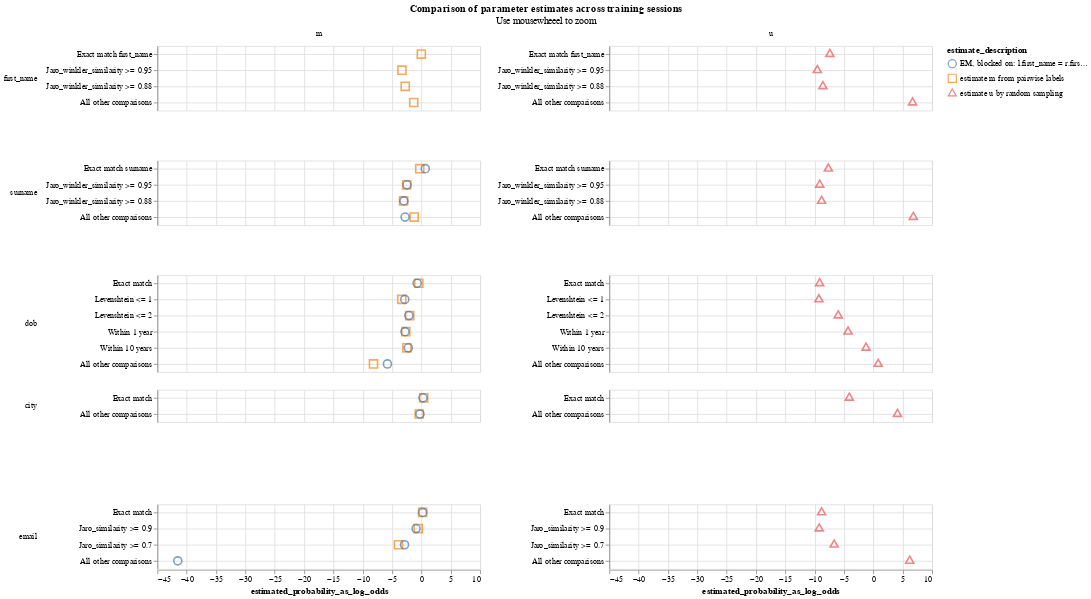

Notebook cell for this chart:
### Code cell
linker.parameter_estimate_comparisons_chart()

### Figure 1 — Vega-Lite specification as saved in the notebook (floating-point values rounded to 4 significant figures)
{"$schema": "https://vega.github.io/schema/vega-lite/v5.2.0.json", "config": {"title": {"anchor": "middle"}, "view": {"continuousHeight": 300, "continuousWidth": 400}}, "data": {"values": [{"comparison_level_label": "Exact match first_name", "comparison_name": "first_name", "comparison_sort_order": 0, "comparison_vector_value": 3, "estimate_description": "estimate u by random sampling", "estimated_probability": 0.005794, "estimated_probability_as_log_odds": -7.423, "m_or_u": "u", "sql_condition": "\"first_name_l\" = \"first_name_r\""}, {"comparison_level_label": "Exact match first_name", "comparison_name": "first_name", "comparison_sort_order": 0, "comparison_vector_value": 3, "estimate_description": "estimate m from pairwise labels", "estimated_probability": 0.4954, "estimated_probability_as_log_odds": -0.02655, "m_or_u": "m", "sql_condition": "\"first_name_l\" = \"first_name_r\""}, {"comparison_level_label": "Jaro_winkler_similarity >= 0.95", "comparison_name": "first_name", "comparison_sort_order": 0, "comparison_vector_value": 2, "estimate_description": "estimate u by random sampling", "estimated_probability": 0.001325, "estimated_probability_as_log_odds": -9.558, "m_or_u": "u", "sql_condition": "jaro_winkler_similarity(\"first_name_l\", \"first_name_r\") >= 0.95"}, {"comparison_level_label": "Jaro_winkler_similarity >= 0.95", "comparison_name": "first_name", "comparison_sort_order": 0, "comparison_vector_value": 2, "estimate_description": "estimate m from pairwise labels", "estimated_probability": 0.09059, "estimated_probability_as_log_odds": -3.328, "m_or_u": "m", "sql_condition": "jaro_winkler_similarity(\"first_name_l\", \"first_name_r\") >= 0.95"}, {"comparison_level_label": "Jaro_winkler_similarity >= 0.88", "comparison_name": "first_name", "comparison_sort_order": 0, "comparison_vector_value": 1, "estimate_description": "estimate u by random sampling", "estimated_probability": 0.002566, "estimated_probability_as_log_odds": -8.602, "m_or_u": "u", "sql_condition": "jaro_winkler_similarity(\"first_name_l\", \"first_name_r\") >= 0.88"}, {"comparison_level_label": "Jaro_winkler_similarity >= 0.88", "comparison_name": "first_name", "comparison_sort_order": 0, "comparison_vector_value": 1, "estimate_description": "estimate m from pairwise labels", "estimated_probability": 0.1281, "estimated_probability_as_log_odds": -2.767, "m_or_u": "m", "sql_condition": "jaro_winkler_similarity(\"first_name_l\", \"first_name_r\") >= 0.88"}, {"comparison_level_label": "All other comparisons", "comparison_name": "first_name", "comparison_sort_order": 0, "comparison_vector_value": 0, "estimate_description": "estimate u by random sampling", "estimated_probability": 0.9903, "estimated_probability_as_log_odds": 6.676, "m_or_u": "u", "sql_condition": "ELSE"}, {"comparison_level_label": "All other comparisons", "comparison_name": "first_name", "comparison_sort_order": 0, "comparison_vector_value": 0, "estimate_description": "estimate m from pairwise labels", "estimated_probability": 0.2859, "estimated_probability_as_log_odds": -1.32, "m_or_u": "m", "sql_condition": "ELSE"}, {"comparison_level_label": "Exact match surname", "comparison_name": "surname", "comparison_sort_order": 1, "comparison_vector_value": 3, "estimate_description": "estimate u by random sampling", "estimated_probability": 0.00489, "estimated_probability_as_log_odds": -7.669, "m_or_u": "u", "sql_condition": "\"surname_l\" = \"surname_r\""}, {"comparison_level_label": "Exact match surname", "comparison_name": "surname", "comparison_sort_order": 1, "comparison_vector_value": 3, "estimate_description": "estimate m from pairwise labels", "estimated_probability": 0.4485, "estimated_probability_as_log_odds": -0.2981, "m_or_u": "m", "sql_condition": "\"surname_l\" = \"surname_r\""}, {"comparison_level_label": "Exact match surname", "comparison_name": "surname", "comparison_sort_order": 1, "comparison_vector_value": 3, "estimate_description": "EM, blocked on: l.first_name = r.first_name", "estimated_probability": 0.6097, "estimated_probability_as_log_odds": 0.6435, "m_or_u": "m", "sql_condition": "\"surname_l\" = \"surname_r\""}, {"comparison_level_label": "Jaro_winkler_similarity >= 0.95", "comparison_name": "surname", "comparison_sort_order": 1, "comparison_vector_value": 2, "estimate_description": "estimate u by random sampling", "estimated_probability": 0.001767, "estimated_probability_as_log_odds": -9.142, "m_or_u": "u", "sql_condition": "jaro_winkler_similarity(\"surname_l\", \"surname_r\") >= 0.95"}, {"comparison_level_label": "Jaro_winkler_similarity >= 0.95", "comparison_name": "surname", "comparison_sort_order": 1, "comparison_vector_value": 2, "estimate_description": "estimate m from pairwise labels", "estimated_probability": 0.1478, "estimated_probability_as_log_odds": -2.528, "m_or_u": "m", "sql_condition": "jaro_winkler_similarity(\"surname_l\", \"surname_r\") >= 0.95"}, {"comparison_level_label": "Jaro_winkler_similarity >= 0.95", "comparison_name": "surname", "comparison_sort_order": 1, "comparison_vector_value": 2, "estimate_description": "EM, blocked on: l.first_name = r.first_name", "estimated_probability": 0.1531, "estimated_probability_as_log_odds": -2.468, "m_or_u": "m", "sql_condition": "jaro_winkler_similarity(\"surname_l\", \"surname_r\") >= 0.95"}, {"comparison_level_label": "Jaro_winkler_similarity >= 0.88", "comparison_name": "surname", "comparison_sort_order": 1, "comparison_vector_value": 1, "estimate_description": "estimate u by random sampling", "estimated_probability": 0.002203, "estimated_probability_as_log_odds": -8.823, "m_or_u": "u", "sql_condition": "jaro_winkler_similarity(\"surname_l\", \"surname_r\") >= 0.88"}, {"comparison_level_label": "Jaro_winkler_similarity >= 0.88", "comparison_name": "surname", "comparison_sort_order": 1, "comparison_vector_value": 1, "estimate_description": "estimate m from pairwise labels", "estimated_probability": 0.1081, "estimated_probability_as_log_odds": -3.045, "m_or_u": "m", "sql_condition": "jaro_winkler_similarity(\"surname_l\", \"surname_r\") >= 0.88"}, {"comparison_level_label": "Jaro_winkler_similarity >= 0.88", "comparison_name": "surname", "comparison_sort_order": 1, "comparison_vector_value": 1, "estimate_description": "EM, blocked on: l.first_name = r.first_name", "estimated_probability": 0.111, "estimated_probability_as_log_odds": -3.001, "m_or_u": "m", "sql_condition": "jaro_winkler_similarity(\"surname_l\", \"surname_r\") >= 0.88"}, {"comparison_level_label": "All other comparisons", "comparison_name": "surname", "comparison_sort_order": 1, "comparison_vector_value": 0, "estimate_description": "estimate u by random sampling", "estimated_probability": 0.9911, "estimated_probability_as_log_odds": 6.806, "m_or_u": "u", "sql_condition": "ELSE"}, {"comparison_level_label": "All other comparisons", "comparison_name": "surname", "comparison_sort_order": 1, "comparison_vector_value": 0, "estimate_description": "estimate m from pairwise labels", "estimated_probability": 0.2956, "estimated_probability_as_log_odds": -1.253, "m_or_u": "m", "sql_condition": "ELSE"}, {"comparison_level_label": "All other comparisons", "comparison_name": "surname", "comparison_sort_order": 1, "comparison_vector_value": 0, "estimate_description": "EM, blocked on: l.first_name = r.first_name", "estimated_probability": 0.1262, "estimated_probability_as_log_odds": -2.792, "m_or_u": "m", "sql_condition": "ELSE"}, {"comparison_level_label": "Exact match", "comparison_name": "dob", "comparison_sort_order": 2, "comparison_vector_value": 5, "estimate_description": "estimate u by random sampling", "estimated_probability": 0.001748, "estimated_probability_as_log_odds": -9.158, "m_or_u": "u", "sql_condition": "\"dob_l\" = \"dob_r\""}, {"comparison_level_label": "Exact match", "comparison_name": "dob", "comparison_sort_order": 2, "comparison_vector_value": 5, "estimate_description": "estimate m from pairwise labels", "estimated_probability": 0.4215, "estimated_probability_as_log_odds": -0.457, "m_or_u": "m", "sql_condition": "\"dob_l\" = \"dob_r\""}, {"comparison_level_label": "Exact match", "comparison_name": "dob", "comparison_sort_order": 2, "comparison_vector_value": 5, "estimate_description": "EM, blocked on: l.first_name = r.first_name", "estimated_probability": 0.3756, "estimated_probability_as_log_odds": -0.7333, "m_or_u": "m", "sql_condition": "\"dob_l\" = \"dob_r\""}, {"comparison_level_label": "Levenshtein <= 1", "comparison_name": "dob", "comparison_sort_order": 2, "comparison_vector_value": 4, "estimate_description": "estimate u by random sampling", "estimated_probability": 0.001602, "estimated_probability_as_log_odds": -9.284, "m_or_u": "u", "sql_condition": "levenshtein(\"dob_l\", \"dob_r\") <= 1"}, {"comparison_level_label": "Levenshtein <= 1", "comparison_name": "dob", "comparison_sort_order": 2, "comparison_vector_value": 4, "estimate_description": "estimate m from pairwise labels", "estimated_probability": 0.08863, "estimated_probability_as_log_odds": -3.362, "m_or_u": "m", "sql_condition": "levenshtein(\"dob_l\", \"dob_r\") <= 1"}, {"comparison_level_label": "Levenshtein <= 1", "comparison_name": "dob", "comparison_sort_order": 2, "comparison_vector_value": 4, "estimate_description": "EM, blocked on: l.first_name = r.first_name", "estimated_probability": 0.1224, "estimated_probability_as_log_odds": -2.843, "m_or_u": "m", "sql_condition": "levenshtein(\"dob_l\", \"dob_r\") <= 1"}, {"comparison_level_label": "Levenshtein <= 2", "comparison_name": "dob", "comparison_sort_order": 2, "comparison_vector_value": 3, "estimate_description": "estimate u by random sampling", "estimated_probability": 0.01552, "estimated_probability_as_log_odds": -5.987, "m_or_u": "u", "sql_condition": "levenshtein(\"dob_l\", \"dob_r\") <= 2"}, {"comparison_level_label": "Levenshtein <= 2", "comparison_name": "dob", "comparison_sort_order": 2, "comparison_vector_value": 3, "estimate_description": "estimate m from pairwise labels", "estimated_probability": 0.1994, "estimated_probability_as_log_odds": -2.005, "m_or_u": "m", "sql_condition": "levenshtein(\"dob_l\", \"dob_r\") <= 2"}, {"comparison_level_label": "Levenshtein <= 2", "comparison_name": "dob", "comparison_sort_order": 2, "comparison_vector_value": 3, "estimate_description": "EM, blocked on: l.first_name = r.first_name", "estimated_probability": 0.1848, "estimated_probability_as_log_odds": -2.141, "m_or_u": "m", "sql_condition": "levenshtein(\"dob_l\", \"dob_r\") <= 2"}, {"comparison_level_label": "Within 1 year", "comparison_name": "dob", "comparison_sort_order": 2, "comparison_vector_value": 2, "estimate_description": "estimate u by random sampling", "estimated_probability": 0.04797, "estimated_probability_as_log_odds": -4.311, "m_or_u": "u", "sql_condition": "\n            abs(date_diff('year',strptime(\"dob_l\",\n              '%Y-%m-%d'),strptime(\"dob_r\",\n              '%Y-%m-%d'))) <= 1\n        "}, {"comparison_level_label": "Within 1 year", "comparison_name": "dob", "comparison_sort_order": 2, "comparison_vector_value": 2, "estimate_description": "estimate m from pairwise labels", "estimated_probability": 0.1359, "estimated_probability_as_log_odds": -2.669, "m_or_u": "m", "sql_condition": "\n            abs(date_diff('year',strptime(\"dob_l\",\n              '%Y-%m-%d'),strptime(\"dob_r\",\n              '%Y-%m-%d'))) <= 1\n        "}, {"comparison_level_label": "Within 1 year", "comparison_name": "dob", "comparison_sort_order": 2, "comparison_vector_value": 2, "estimate_description": "EM, blocked on: l.first_name = r.first_name", "estimated_probability": 0.1252, "estimated_probability_as_log_odds": -2.804, "m_or_u": "m", "sql_condition": "\n            abs(date_diff('year',strptime(\"dob_l\",\n              '%Y-%m-%d'),strptime(\"dob_r\",\n              '%Y-%m-%d'))) <= 1\n        "}, {"comparison_level_label": "Within 10 years", "comparison_name": "dob", "comparison_sort_order": 2, "comparison_vector_value": 1, "estimate_description": "estimate u by random sampling", "estimated_probability": 0.2956, "estimated_probability_as_log_odds": -1.253, "m_or_u": "u", "sql_condition": "\n            abs(date_diff('year',strptime(\"dob_l\",\n              '%Y-%m-%d'),strptime(\"dob_r\",\n              '%Y-%m-%d'))) <= 10\n        "}, {"comparison_level_label": "Within 10 years", "comparison_name": "dob", "comparison_sort_order": 2, "comparison_vector_value": 1, "estimate_description": "estimate m from pairwise labels", "estimated_probability": 0.1512, "estimated_probability_as_log_odds": -2.489, "m_or_u": "m", "sql_condition": "\n            abs(date_diff('year',strptime(\"dob_l\",\n              '%Y-%m-%d'),strptime(\"dob_r\",\n              '%Y-%m-%d'))) <= 10\n        "}, {"comparison_level_label": "Within 10 years", "comparison_name": "dob", "comparison_sort_order": 2, "comparison_vector_value": 1, "estimate_description": "EM, blocked on: l.first_name = r.first_name", "estimated_probability": 0.1744, "estimated_probability_as_log_odds": -2.243, "m_or_u": "m", "sql_condition": "\n            abs(date_diff('year',strptime(\"dob_l\",\n              '%Y-%m-%d'),strptime(\"dob_r\",\n              '%Y-%m-%d'))) <= 10\n        "}, {"comparison_level_label": "All other comparisons", "comparison_name": "dob", "comparison_sort_order": 2, "comparison_vector_value": 0, "estimate_description": "estimate u by random sampling", "estimated_probability": 0.6375, "estimated_probability_as_log_odds": 0.8147, "m_or_u": "u", "sql_condition": "ELSE"}, {"comparison_level_label": "All other comparisons", "comparison_name": "dob", "comparison_sort_order": 2, "comparison_vector_value": 0, "estimate_description": "estimate m from pairwise labels", "estimated_probability": 0.003447, "estimated_probability_as_log_odds": -8.176, "m_or_u": "m", "sql_condition": "ELSE"}, {"comparison_level_label": "All other comparisons", "comparison_name": "dob", "comparison_sort_order": 2, "comparison_vector_value": 0, "estimate_description": "EM, blocked on: l.first_name = r.first_name", "estimated_probability": 0.01762, "estimated_probability_as_log_odds": -5.801, "m_or_u": "m", "sql_condition": "ELSE"}, {"comparison_level_label": "Exact match", "comparison_name": "city", "comparison_sort_order": 3, "comparison_vector_value": 1, "estimate_description": "estimate u by random sampling", "estimated_probability": 0.05515, "estimated_probability_as_log_odds": -4.099, "m_or_u": "u", "sql_condition": "\"city_l\" = \"city_r\""}, {"comparison_level_label": "Exact match", "comparison_name": "city", "comparison_sort_order": 3, "comparison_vector_value": 1, "estimate_description": "estimate m from pairwise labels", "estimated_probability": 0.5661, "estimated_probability_as_log_odds": 0.384, "m_or_u": "m", "sql_condition": "\"city_l\" = \"city_r\""}, {"comparison_level_label": "Exact match", "comparison_name": "city", "comparison_sort_order": 3, "comparison_vector_value": 1, "estimate_description": "EM, blocked on: l.first_name = r.first_name", "estimated_probability": 0.5453, "estimated_probability_as_log_odds": 0.2622, "m_or_u": "m", "sql_condition": "\"city_l\" = \"city_r\""}, {"comparison_level_label": "All other comparisons", "comparison_name": "city", "comparison_sort_order": 3, "comparison_vector_value": 0, "estimate_description": "estimate u by random sampling", "estimated_probability": 0.9449, "estimated_probability_as_log_odds": 4.099, "m_or_u": "u", "sql_condition": "ELSE"}, {"comparison_level_label": "All other comparisons", "comparison_name": "city", "comparison_sort_order": 3, "comparison_vector_value": 0, "estimate_description": "estimate m from pairwise labels", "estimated_probability": 0.4339, "estimated_probability_as_log_odds": -0.384, "m_or_u": "m", "sql_condition": "ELSE"}, {"comparison_level_label": "All other comparisons", "comparison_name": "city", "comparison_sort_order": 3, "comparison_vector_value": 0, "estimate_description": "EM, blocked on: l.first_name = r.first_name", "estimated_probability": 0.4547, "estimated_probability_as_log_odds": -0.2622, "m_or_u": "m", "sql_condition": "ELSE"}, {"comparison_level_label": "Exact match", "comparison_name": "email", "comparison_sort_order": 4, "comparison_vector_value": 3, "estimate_description": "estimate u by random sampling", "estimated_probability": 0.002194, "estimated_probability_as_log_odds": -8.829, "m_or_u": "u", "sql_condition": "\"email_l\" = \"email_r\""}, {"comparison_level_label": "Exact match", "comparison_name": "email", "comparison_sort_order": 4, "comparison_vector_value": 3, "estimate_description": "estimate m from pairwise labels", "estimated_probability": 0.5341, "estimated_probability_as_log_odds": 0.1969, "m_or_u": "m", "sql_condition": "\"email_l\" = \"email_r\""}, {"comparison_level_label": "Exact match", "comparison_name": "email", "comparison_sort_order": 4, "comparison_vector_value": 3, "estimate_description": "EM, blocked on: l.first_name = r.first_name", "estimated_probability": 0.5358, "estimated_probability_as_log_odds": 0.207, "m_or_u": "m", "sql_condition": "\"email_l\" = \"email_r\""}, {"comparison_level_label": "Jaro_similarity >= 0.9", "comparison_name": "email", "comparison_sort_order": 4, "comparison_vector_value": 2, "estimate_description": "estimate u by random sampling", "estimated_probability": 0.00166, "estimated_probability_as_log_odds": -9.232, "m_or_u": "u", "sql_condition": "jaro_similarity(\"email_l\", \"email_r\") >= 0.9"}, {"comparison_level_label": "Jaro_similarity >= 0.9", "comparison_name": "email", "comparison_sort_order": 4, "comparison_vector_value": 2, "estimate_description": "estimate m from pairwise labels", "estimated_probability": 0.4041, "estimated_probability_as_log_odds": -0.5605, "m_or_u": "m", "sql_condition": "jaro_similarity(\"email_l\", \"email_r\") >= 0.9"}, {"comparison_level_label": "Jaro_similarity >= 0.9", "comparison_name": "email", "comparison_sort_order": 4, "comparison_vector_value": 2, "estimate_description": "EM, blocked on: l.first_name = r.first_name", "estimated_probability": 0.345, "estimated_probability_as_log_odds": -0.9247, "m_or_u": "m", "sql_condition": "jaro_similarity(\"email_l\", \"email_r\") >= 0.9"}, {"comparison_level_label": "Jaro_similarity >= 0.7", "comparison_name": "email", "comparison_sort_order": 4, "comparison_vector_value": 1, "estimate_description": "estimate u by random sampling", "estimated_probability": 0.009602, "estimated_probability_as_log_odds": -6.688, "m_or_u": "u", "sql_condition": "jaro_similarity(\"email_l\", \"email_r\") >= 0.7"}, {"comparison_level_label": "Jaro_similarity >= 0.7", "comparison_name": "email", "comparison_sort_order": 4, "comparison_vector_value": 1, "estimate_description": "estimate m from pairwise labels", "estimated_probability": 0.06186, "estimated_probability_as_log_odds": -3.923, "m_or_u": "m", "sql_condition": "jaro_similarity(\"email_l\", \"email_r\") >= 0.7"}, {"comparison_level_label": "Jaro_similarity >= 0.7", "comparison_name": "email", "comparison_sort_order": 4, "comparison_vector_value": 1, "estimate_description": "EM, blocked on: l.first_name = r.first_name", "estimated_probability": 0.1192, "estimated_probability_as_log_odds": -2.886, "m_or_u": "m", "sql_condition": "jaro_similarity(\"email_l\", \"email_r\") >= 0.7"}, {"comparison_level_label": "All other comparisons", "comparison_name": "email", "comparison_sort_order": 4, "comparison_vector_value": 0, "estimate_description": "estimate u by random sampling", "estimated_probability": 0.9865, "estimated_probability_as_log_odds": 6.196, "m_or_u": "u", "sql_condition": "ELSE"}, {"comparison_level_label": "All other comparisons", "comparison_name": "email", "comparison_sort_order": 4, "comparison_vector_value": 0, "estimate_description": "estimate m from pairwise labels", "estimated_probability": "level not observed in training dataset", "estimated_probability_as_log_odds": null, "m_or_u": "m", "sql_condition": "ELSE"}, {"comparison_level_label": "All other comparisons", "comparison_name": "email", "comparison_sort_order": 4, "comparison_vector_value": 0, "estimate_description": "EM, blocked on: l.first_name = r.first_name", "estimated_probability": 3.167e-13, "estimated_probability_as_log_odds": -41.52, "m_or_u": "m", "sql_condition": "ELSE"}]}, "encoding": {"color": {"field": "estimate_description", "type": "nominal"}, "column": {"field": "m_or_u", "title": null, "type": "nominal"}, "row": {"field": "comparison_name", "header": {"labelAlign": "left", "labelAnchor": "middle", "labelAngle": 0}, "sort": {"field": "comparison_sort_order"}, "title": null, "type": "nominal"}, "shape": {"field": "estimate_description", "scale": {"range": ["circle", "square", "triangle", "diamond"]}, "type": "nominal"}, "tooltip": [{"field": "comparison_name", "type": "nominal"}, {"field": "estimate_description", "type": "nominal"}, {"field": "estimated_probability", "type": "quantitative"}], "x": {"field": "estimated_probability_as_log_odds", "type": "quantitative"}, "y": {"axis": {"grid": true, "title": null}, "field": "comparison_level_label", "sort": {"field": "comparison_vector_value", "order": "descending"}, "type": "nominal"}}, "mark": {"filled": false, "opacity": 0.7, "size": 100, "type": "point"}, "resolve": {"scale": {"y": "independent"}}, "selection": {"selection_zoom": {"bind": "scales", "encodings": ["x"], "type": "interval"}}, "title": {"subtitle": "Use mousewheeel to zoom", "text": "Comparison of parameter estimates across training sessions"}}
